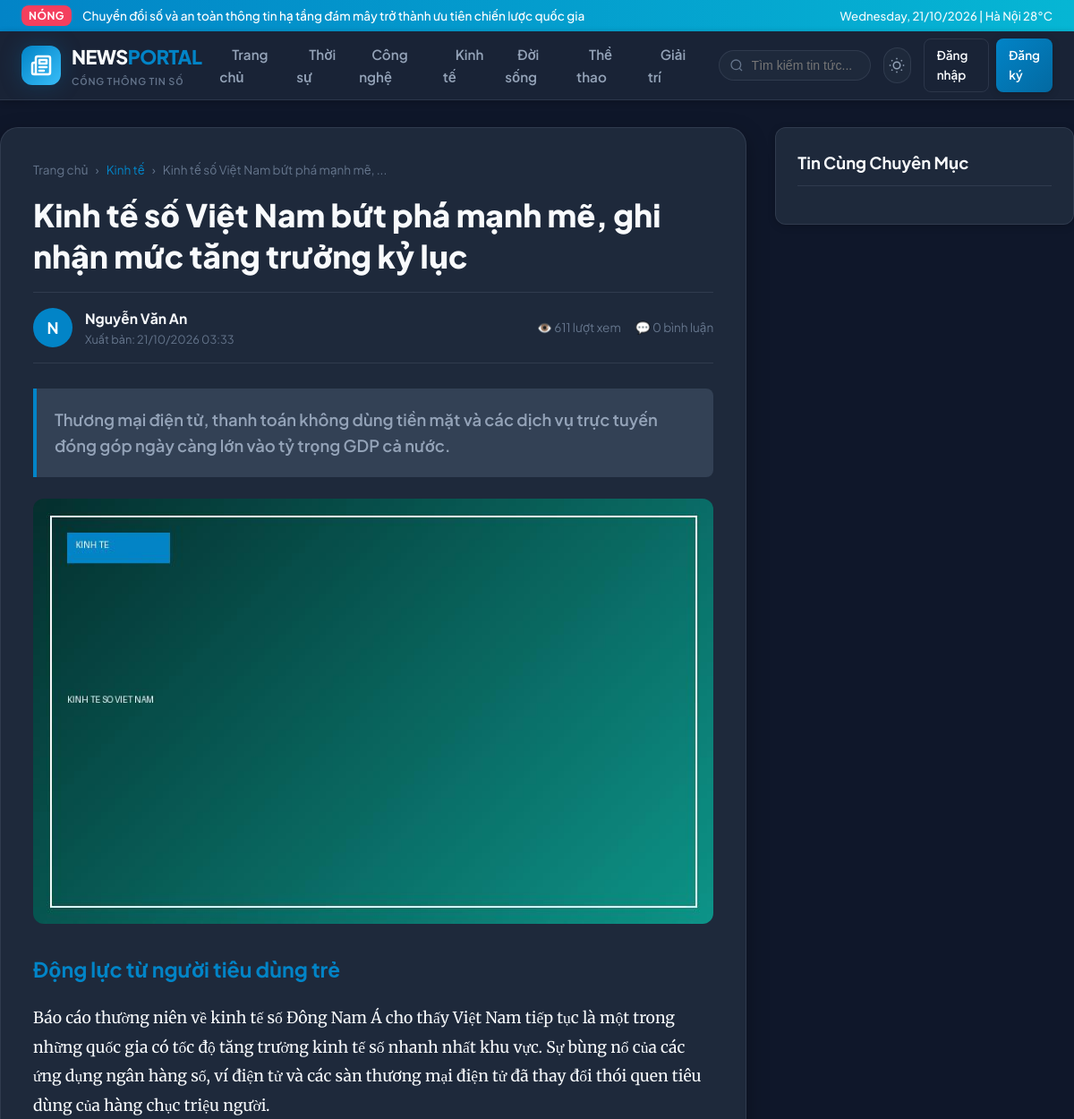
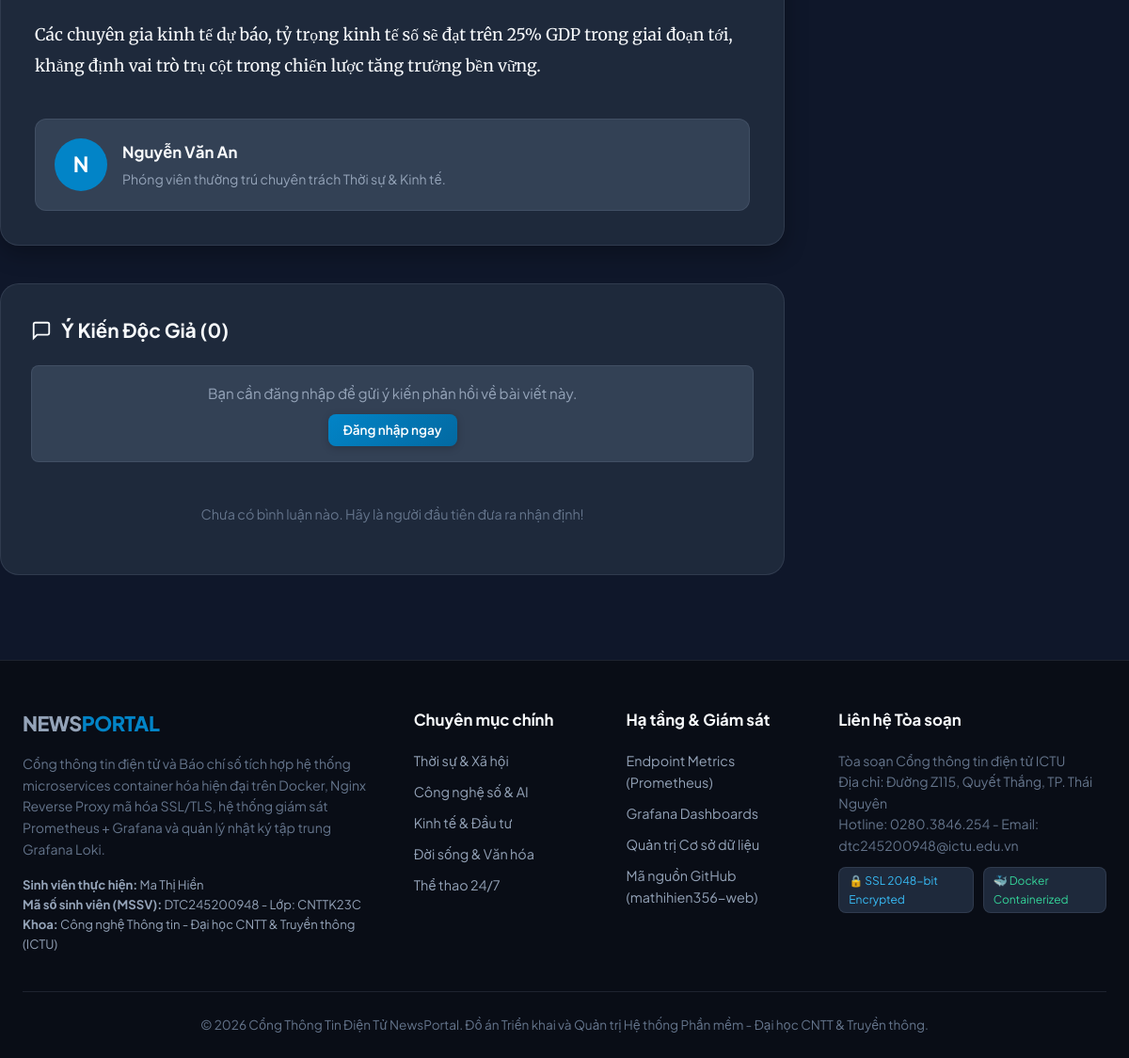
Screenshot of /webapp/article.php?slug=kinh-te-so-viet-nam-but-pha-manh-me with the database file from the repository (2 pictures, top to bottom).
### tables this page shows
CREATE TABLE `categories` (
    `id` INT AUTO_INCREMENT PRIMARY KEY,
    `name` VARCHAR(100) NOT NULL,
    `slug` VARCHAR(100) NOT NULL UNIQUE,
    `description` VARCHAR(255) NULL,
    `icon` VARCHAR(50) DEFAULT 'newspaper',
    `display_order` INT NOT NULL DEFAULT 0,
    `created_at` TIMESTAMP DEFAULT CURRENT_TIMESTAMP,
    INDEX `idx_cat_slug` (`slug`)
);

CREATE TABLE `articles` (
    `id` INT AUTO_INCREMENT PRIMARY KEY,
    `category_id` INT NOT NULL,
    `author_id` INT NOT NULL,
    `title` VARCHAR(255) NOT NULL,
    `slug` VARCHAR(255) NOT NULL UNIQUE,
    `summary` TEXT NOT NULL,
    `content` LONGTEXT NOT NULL,
    `thumbnail` VARCHAR(255) NULL,
    `views` INT NOT NULL DEFAULT 0,
    `is_featured` TINYINT(1) NOT NULL DEFAULT 0,
    `status` ENUM('draft', 'published', 'archived') NOT NULL DEFAULT 'published',
    `published_at` TIMESTAMP DEFAULT CURRENT_TIMESTAMP,
    `created_at` TIMESTAMP DEFAULT CURRENT_TIMESTAMP,
    `updated_at` TIMESTAMP DEFAULT CURRENT_TIMESTAMP ON UPDATE CURRENT_TIMESTAMP,
    CONSTRAINT `fk_articles_category` FOREIGN KEY (`category_id`) REFERENCES `categories` (`id`) ON DELETE CASCADE,
    CONSTRAINT `fk_articles_author` FOREIGN KEY (`author_id`) REFERENCES `users` (`id`) ON DELETE CASCADE,
    INDEX `idx_art_status_pub` (`status`, `published_at`),
    INDEX `idx_art_featured` (`is_featured`),
    INDEX `idx_art_category` (`category_id`),
    INDEX `idx_art_author` (`author_id`)
);

CREATE TABLE `users` (
    `id` INT AUTO_INCREMENT PRIMARY KEY,
    `username` VARCHAR(50) NOT NULL UNIQUE,
    `email` VARCHAR(100) NOT NULL UNIQUE,
    `password_hash` VARCHAR(255) NOT NULL,
    `full_name` VARCHAR(100) NOT NULL,
    `role` ENUM('admin', 'author', 'reader') NOT NULL DEFAULT 'reader',
    `avatar` VARCHAR(255) DEFAULT '/assets/images/default-avatar.png',
    `bio` TEXT NULL,
    `is_active` TINYINT(1) NOT NULL DEFAULT 1,
    `created_at` TIMESTAMP DEFAULT CURRENT_TIMESTAMP,
    `updated_at` TIMESTAMP DEFAULT CURRENT_TIMESTAMP ON UPDATE CURRENT_TIMESTAMP,
    INDEX `idx_user_role` (`role`),
    INDEX `idx_user_active` (`is_active`)
);

### webapp/includes/auth.php (called while the page is built, shortened)
<?php
function e($str) {
    return htmlspecialchars($str ?? '', ENT_QUOTES, 'UTF-8');
}
function is_logged_in() {
    return !empty($_SESSION['user_id']);
}
function current_user() {
    if (!is_logged_in()) {
        return null;
    }
    return [
        'id'        => $_SESSION['user_id'],
        'username'  => $_SESSION['username'],
        'full_name' => $_SESSION['full_name'],
        'role'      => $_SESSION['role'],
        'email'     => $_SESSION['email'] ?? '',
        'avatar'    => $_SESSION['avatar'] ?? '/assets/images/default-avatar.png'
    ];
}

### webapp/article.php (the view, shortened to what this page needs)
<?php
require_once __DIR__ . '/includes/auth.php';
$slug = $_GET['slug'] ?? '';
$db = get_db_connection();
if ($slug) {
    $stmt = $db->prepare("
        SELECT a.*, c.name AS category_name, c.slug AS category_slug,
               u.full_name AS author_name, u.avatar AS author_avatar, u.bio AS author_bio
        FROM articles a
        JOIN categories c ON a.category_id = c.id
        JOIN users u ON a.author_id = u.id
        WHERE a.slug = ? AND a.status = 'published'
        LIMIT 1
    ");
    $stmt->execute([$slug]);
}
$article = $stmt->fetch();
$stmt = $db->prepare("
    SELECT c.*, u.full_name AS user_name, u.avatar AS user_avatar
    FROM comments c
    JOIN users u ON c.user_id = u.id
    WHERE c.article_id = ? AND c.status = 'approved'
    ORDER BY c.created_at DESC
");
$stmt->execute([$article['id']]);
$comments = $stmt->fetchAll();
require_once __DIR__ . '/includes/header.php';
?>
<div class="container" style="padding: 30px 0;">
    <div class="main-layout">
        <div class="content-primary">
            <article class="article-detail-wrap">
                <header class="article-header">
                    <nav class="article-breadcrumb">
                        <a href="/">Trang chủ</a> &rsaquo;
                        <a href="/category.php?slug=<?= e($article['category_slug']) ?>" style="color: var(--primary);">
                            <?= e($article['category_name']) ?>
                        </a> &rsaquo;
                        <span style="color: var(--text-muted);"><?= e(mb_strimwidth($article['title'], 0, 40, '...')) ?></span>
                    </nav>
                    <h1 class="article-main-title"><?= e($article['title']) ?></h1>
                    <div class="author-meta-box">
                        <div class="author-info">
                            <div class="user-avatar-mini" style="width: 44px; height: 44px; font-size: 1.1rem; background: #0284c7; color: #fff; display: flex; align-items: center; justify-content: center; font-weight: 700;">
                                <?= strtoupper(substr($article['author_name'], 0, 1)) ?>
                            </div>
                            <div>
                                <div class="author-name"><?= e($article['author_name']) ?></div>
                                <div style="font-size: 0.8rem; color: var(--text-muted);">
                                    Xuất bản: <?= date('d/m/Y H:i', strtotime($article['published_at'])) ?>
                                </div>
                            </div>
                        </div>
                        <div style="font-size: 0.85rem; color: var(--text-muted); display: flex; gap: 16px;">
                            <span>👁️ <?= number_format($article['views'] + 1) ?> lượt xem</span>
                            <span>💬 <?= count($comments) ?> bình luận</span>
                        </div>
                    </div>
                </header>
                <div class="article-summary-lead">
                    <?= e($article['summary']) ?>
                </div>
                <?php if ($article['thumbnail']): ?>
                    <div style="margin-bottom: 28px; border-radius: var(--radius-md); overflow: hidden;">
                        <img src="<?= e($article['thumbnail']) ?>" alt="<?= e($article['title']) ?>" style="width: 100%; max-height: 480px; object-fit: cover;"
                             onerror="this.src='https://images.unsplash.com/photo-1504384308090-c894fdcc538d?w=1000&auto=format&fit=crop&q=80'">
                    </div>
                <?php endif; ?>
                <div class="article-content">
                    <?= $article['content']  ?>
                </div>
                <div style="margin-top: 40px; padding: 20px; background: var(--bg-surface-elevated); border-radius: var(--radius-md); border: 1px solid var(--border-color); display: flex; gap: 16px; align-items: center;">
                    <div style="width: 56px; height: 56px; border-radius: 50%; background: #0284c7; color: #fff; font-size: 1.4rem; display: flex; align-items: center; justify-content: center; font-weight: 700; flex-shrink: 0;">
                        <?= strtoupper(substr($article['author_name'], 0, 1)) ?>
                    </div>
                    <div>
                        <strong style="font-size: 1.05rem; color: var(--text-primary);"><?= e($article['author_name']) ?></strong>
                        <p style="font-size: 0.88rem; color: var(--text-secondary); margin-top: 4px;">
                            <?= e($article['author_bio'] ?: 'Biên tập viên Ban Chuyên đề & Phóng viên thời sự Cổng Thông Tin.') ?>
                        </p>
                    </div>
                </div>
            </article>
            <section class="comments-section">
                <h3 style="font-size: 1.3rem; font-weight: 700; margin-bottom: 20px; display: flex; align-items: center; gap: 10px;">
                    <svg width="22" height="22" viewBox="0 0 24 24" fill="none" stroke="currentColor" stroke-width="2"><path d="M21 15a2 2 0 0 1-2 2H7l-4 4V5a2 2 0 0 1 2-2h14a2 2 0 0 1 2 2z"></path></svg>
                    Ý Kiến Độc Giả (<?= count($comments) ?>)
                </h3>
                <?php if (is_logged_in()): ?>
                    <form id="commentForm" style="margin-bottom: 30px;">
                        <input type="hidden" name="article_id" value="<?= $article['id'] ?>">
                        <?= csrf_field() ?>
                        <div class="form-group">
                            <label class="form-label">Chia sẻ quan điểm của bạn với tư cách: <strong><?= e($currentUser['full_name']) ?></strong></label>
                            <textarea id="commentContent" name="content" class="form-textarea" rows="3" placeholder="Viết bình luận văn minh, tôn trọng người khác..." required></textarea>
                        </div>
                        <button type="submit" class="btn btn-primary">Gửi bình luận</button>
                    </form>
                <?php else: ?>
                    <div style="padding: 16px; background: var(--bg-surface-elevated); border-radius: var(--radius-sm); border: 1px solid var(--border-color); margin-bottom: 24px; text-align: center;">
                        <span style="color: var(--text-secondary); font-size: 0.95rem;">Bạn cần đăng nhập để gửi ý kiến phản hồi về bài viết này.</span>
                        <div style="margin-top: 10px;">
                            <a href="/login.php?redirect=<?= urlencode($_SERVER['REQUEST_URI']) ?>" class="btn btn-primary" style="padding: 6px 16px; font-size: 0.85rem;">Đăng nhập ngay</a>
                        </div>
                    </div>
                <?php endif; ?>
                <div id="commentsContainer">
                    <?php if (empty($comments)): ?>
                        <p style="color: var(--text-muted); font-size: 0.9rem; text-align: center; padding: 20px 0;">Chưa có bình luận nào. Hãy là người đầu tiên đưa ra nhận định!</p>
                    <?php endif; ?>
                </div>
            </section>
        </div>
        <aside class="sidebar">
            <div class="widget">
                <h3 class="widget-title">Tin Cùng Chuyên Mục</h3>
            </div>
        </aside>
    </div>
</div>
<?php require_once __DIR__ . '/includes/footer.php'; ?>

### webapp/includes/header.php (shortened to what this page needs)
<?php
require_once __DIR__ . '/auth.php';
$headerCategories = [];
try {
    $db = get_db_connection();
    $stmt = $db->query("SELECT id, name, slug FROM categories ORDER BY display_order ASC LIMIT 6");
    $headerCategories = $stmt->fetchAll();
} catch (Exception $e) {
}
$currentUser = current_user();
?>
<!DOCTYPE html>
<html lang="vi" data-theme="dark">
<head>
    <link rel="stylesheet" href="/assets/css/style.css">
</head>
<body>
<div class="top-bar">
    <div class="container top-bar-content">
        <div class="breaking-news">
            <span class="breaking-badge">NÓNG</span>
            <span>Chuyển đổi số và an toàn thông tin hạ tầng đám mây trở thành ưu tiên chiến lược quốc gia</span>
        </div>
        <div style="font-size: 0.82rem; opacity: 0.95;">
            <?= date('l, d/m/Y') ?> | Hà Nội 28°C
        </div>
    </div>
</div>
<header class="site-header">
    <div class="container navbar">
        <a href="/" class="logo-brand">
            <div class="logo-icon">
            </div>
            <div>
                <div class="logo-text">NEWS<span>PORTAL</span></div>
                <div class="logo-subtitle">Cổng Thông Tin Số</div>
            </div>
        </a>
        <ul class="nav-links">
            <li><a href="/" class="nav-link <?= empty($_GET['cat']) && basename($_SERVER['PHP_SELF']) == 'index.php' ? 'active' : '' ?>">Trang chủ</a></li>
            <?php foreach ($headerCategories as $cat): ?>
                <li>
                    <a href="/category.php?slug=<?= e($cat['slug']) ?>"
                       class="nav-link <?= isset($_GET['slug']) && $_GET['slug'] === $cat['slug'] ? 'active' : '' ?>">
                        <?= e($cat['name']) ?>
                    </a>
                </li>
            <?php endforeach; ?>
        </ul>
        <div class="nav-actions">
            <form action="/search.php" method="GET" class="search-box-mini">
                <svg viewBox="0 0 24 24" fill="none" stroke="currentColor" stroke-width="2">
                    <circle cx="11" cy="11" r="8"></circle>
                    <line x1="21" y1="21" x2="16.65" y2="16.65"></line>
                </svg>
                <input type="text" name="q" placeholder="Tìm kiếm tin tức..." value="<?= e($_GET['q'] ?? '') ?>">
            </form>
            <button id="themeToggleBtn" class="theme-toggle-btn" title="Chuyển chế độ sáng/tối">
            </button>
            <?php if ($currentUser): ?>
                <div class="user-menu-wrapper" style="position: relative;">
                    <div class="user-menu-btn">
                        <div class="user-avatar-mini" style="display:flex;align-items:center;justify-content:center;background:#0284c7;color:#fff;font-weight:700;">
                            <?= strtoupper(substr($currentUser['full_name'], 0, 1)) ?>
                        </div>
                        <span style="font-size: 0.88rem; font-weight: 600; color: var(--text-primary);">
                            <?= e($currentUser['full_name']) ?>
                        </span>
                        <span class="user-role-badge role-<?= e($currentUser['role']) ?>">
                            <?= strtoupper(e($currentUser['role'])) ?>
                        </span>
                    </div>
                    <div class="dropdown-menu">
                        <?php if ($currentUser['role'] === 'admin' || $currentUser['role'] === 'author'): ?>
                            <a href="/admin/index.php" class="dropdown-item">
                                <svg width="16" height="16" viewBox="0 0 24 24" fill="none" stroke="currentColor" stroke-width="2"><rect x="3" y="3" width="7" height="7"></rect><rect x="14" y="3" width="7" height="7"></rect><rect x="14" y="14" width="7" height="7"></rect><rect x="3" y="14" width="7" height="7"></rect></svg>
                                Bàn Quản trị Portal
                            </a>
                            <a href="/admin/article_edit.php" class="dropdown-item">
                                <svg width="16" height="16" viewBox="0 0 24 24" fill="none" stroke="currentColor" stroke-width="2"><path d="M12 20h9"></path><path d="M16.5 3.5a2.121 2.121 0 0 1 3 3L7 19l-4 1 1-4L16.5 3.5z"></path></svg>
                                Viết bài mới
                            </a>
                        <?php endif; ?>
                        <a href="/profile.php" class="dropdown-item">
                            <svg width="16" height="16" viewBox="0 0 24 24" fill="none" stroke="currentColor" stroke-width="2"><path d="M20 21v-2a4 4 0 0 0-4-4H8a4 4 0 0 0-4 4v2"></path><circle cx="12" cy="7" r="4"></circle></svg>
                            Trang cá nhân
                        </a>
                        <a href="/logout.php" class="dropdown-item" style="color: #f43f5e;">
                            <svg width="16" height="16" viewBox="0 0 24 24" fill="none" stroke="currentColor" stroke-width="2"><path d="M9 21H5a2 2 0 0 1-2-2V5a2 2 0 0 1 2-2h4"></path><polyline points="16 17 21 12 16 7"></polyline><line x1="21" y1="12" x2="9" y2="12"></line></svg>
                            Đăng xuất
                        </a>
                    </div>
                </div>
            <?php else: ?>
                <div style="display: flex; gap: 8px;">
                    <a href="/login.php" class="btn btn-outline" style="padding: 7px 14px; font-size: 0.85rem;">Đăng nhập</a>
                    <a href="/register.php" class="btn btn-primary" style="padding: 7px 14px; font-size: 0.85rem;">Đăng ký</a>
                </div>
            <?php endif; ?>
        </div>
    </div>
</header>
<main>

### rows the page displays
categories: name "Thời sự"
categories: name "Công nghệ"
categories: name "Kinh tế"
categories: name "Đời sống"
categories: name "Thể thao"
categories: name "Giải trí"
articles: category.name "Kinh tế", title "Kinh tế số Việt Nam bứt phá mạnh mẽ, ...", title "Kinh tế số Việt Nam bứt phá mạnh mẽ, ghi nhận mức tăng trưởng kỷ lục", author.full_name "N", author.full_name "Nguyễn Văn An", published_at "21/10/2026 03:33", $article['views'] + 1 "611", summary "Thương mại điện tử, thanh toán không dùng tiền mặt và các dịch vụ trực tuyến đóng góp ngày càng lớn vào tỷ trọng GDP cả nước.", thumbnail (picture), content "Động lực từ người tiêu dùng trẻ Báo cáo thường niên về kinh tế số Đông Nam Á cho thấy Việt Nam tiếp tục là một trong những quốc gia có tốc độ tăng trưởng kinh tế số nhanh nhất khu vực. Sự bùng nổ của các ứng dụng ngân hàng số, ví điện tử và các sàn thương mại điện tử đã thay đổi thói quen tiêu dùng của hàng chục triệu người. Các chuyên gia kinh tế dự báo, tỷ trọng kinh tế số sẽ đạt trên 25% GDP trong giai đoạn tới, khẳng định vai trò trụ cột trong chiến lược tăng trưởng bền vững.", author.bio "Phóng viên thường trú chuyên trách Thời sự & Kinh tế."

### other values shown
count($comments) "0"
